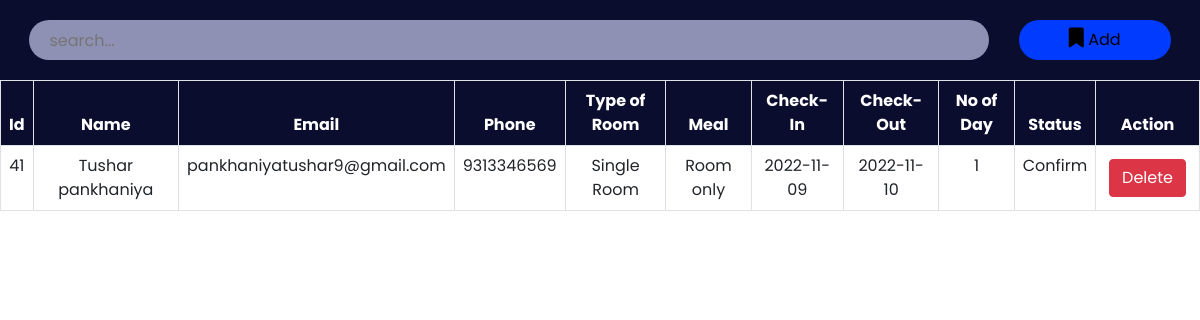
The page /admin/roombook.php on the database as committed earlier.
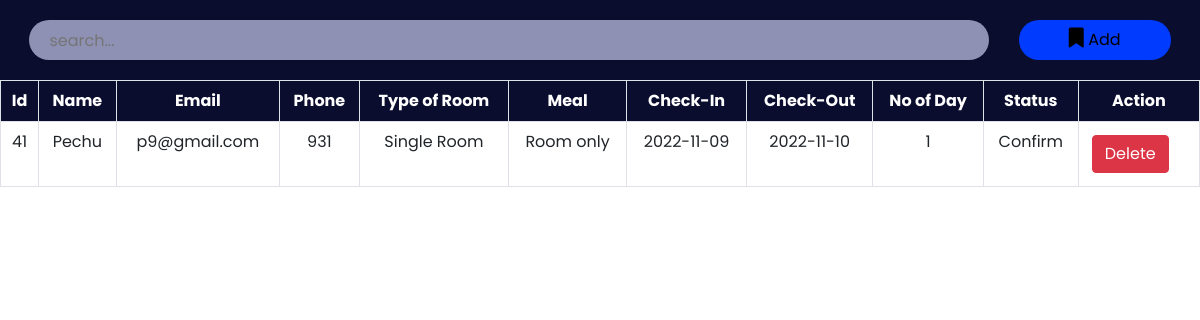
The same page on the database as committed later.
### tables this page shows
CREATE TABLE `roombook` (
  `id` int(10) NOT NULL,
  `Name` varchar(50) NOT NULL,
  `Email` varchar(50) NOT NULL,
  `Phone` varchar(30) NOT NULL,
  `RoomType` varchar(30) NOT NULL,
  `Meal` varchar(30) NOT NULL,
  `cin` date NOT NULL,
  `cout` date NOT NULL,
  `nodays` int(50) NOT NULL,
  `stat` varchar(30) NOT NULL
);

### admin/roombook.php (the view, shortened to what this page needs)
<?php
include '../config.php';
?>
<!DOCTYPE html>
<html lang="en">
<head>
    <link href="https://cdn.jsdelivr.net/npm/bootstrap@5.0.2/dist/css/bootstrap.min.css" rel="stylesheet">
    <link rel="stylesheet" href="https://cdnjs.cloudflare.com/ajax/libs/font-awesome/6.2.0/css/all.min.css" />
    <link rel="stylesheet" href="./css/roombook.css">
</head>
<body>
    <div class="searchsection">
        <input type="text" name="search_bar" id="search_bar" placeholder="search..." onkeyup="searchFun()">
        <button class="adduser" id="adduser" onclick="adduseropen()"><i class="fa-solid fa-bookmark"></i> Add</button>
    </div>
    <div class="roombooktable" class="table-responsive-xl">
        <?php
            $roombooktablesql = "SELECT * FROM roombook";
            $roombookresult = mysqli_query($conn, $roombooktablesql);
        ?>
        <table class="table table-bordered" id="table-data">
            <thead>
                <tr>
                    <th scope="col">Id</th>
                    <th scope="col">Name</th>
                    <th scope="col">Email</th>
                    <th scope="col">Phone</th>
                    <th scope="col">Type of Room</th>
                    <th scope="col">Meal</th>
                    <th scope="col">Check-In</th>
                    <th scope="col">Check-Out</th>
                    <th scope="col">No of Day</th>
                    <th scope="col">Status</th>
                    <th scope="col" class="action">Action</th>
                </tr>
            </thead>
            <tbody>
            <?php
            while ($res = mysqli_fetch_array($roombookresult)) {
            ?>
                <tr>
                    <td><?php echo $res['id'] ?></td>
                    <td><?php echo $res['Name'] ?></td>
                    <td><?php echo $res['Email'] ?></td>
                    <td><?php echo $res['Phone'] ?></td>
                    <td><?php echo $res['RoomType'] ?></td>
                    <td><?php echo $res['Meal'] ?></td>
                    <td><?php echo $res['cin'] ?></td>
                    <td><?php echo $res['cout'] ?></td>
                    <td><?php echo $res['nodays'] ?></td>
                    <td><?php echo $res['stat'] ?></td>
                    <td class="action">
                        <a href="roombookdelete.php?id=<?php echo $res['id'] ?>"><button class='btn btn-danger'>Delete</button></a>
                    </td>
                </tr>
            <?php
            }
            ?>
            </tbody>
        </table>
    </div>
</body>
</html>

Rows that differ between the two databases and show on the page:
changed roombook "Single Room": Name "Tushar pankhaniya" → "Pechu"; Email "pankhaniyatushar9@gmail.com" → "p9@gmail.com"; Phone "9313346569" → "931"
